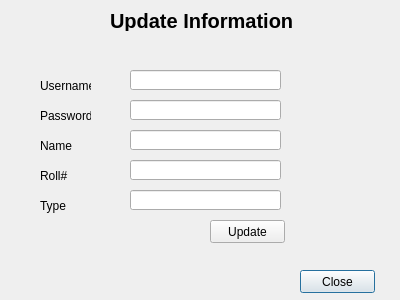
<?xml version="1.0" encoding="UTF-8"?>
<ui version="4.0">
 <class>u_info</class>
 <widget class="QDialog" name="u_info">
  <property name="geometry">
   <rect>
    <x>0</x>
    <y>0</y>
    <width>400</width>
    <height>300</height>
   </rect>
  </property>
  <property name="windowTitle">
   <string>Dialog</string>
  </property>
  <widget class="QPushButton" name="clear">
   <property name="geometry">
    <rect>
     <x>300</x>
     <y>270</y>
     <width>75</width>
     <height>23</height>
    </rect>
   </property>
   <property name="text">
    <string>Close</string>
   </property>
  </widget>
  <widget class="QLineEdit" name="lineEdit">
   <property name="geometry">
    <rect>
     <x>130</x>
     <y>70</y>
     <width>151</width>
     <height>20</height>
    </rect>
   </property>
  </widget>
  <widget class="QLineEdit" name="lineEdit_4">
   <property name="geometry">
    <rect>
     <x>130</x>
     <y>160</y>
     <width>151</width>
     <height>20</height>
    </rect>
   </property>
  </widget>
  <widget class="QLineEdit" name="lineEdit_5">
   <property name="geometry">
    <rect>
     <x>130</x>
     <y>190</y>
     <width>151</width>
     <height>20</height>
    </rect>
   </property>
  </widget>
  <widget class="QLabel" name="label_6">
   <property name="geometry">
    <rect>
     <x>40</x>
     <y>196</y>
     <width>61</width>
     <height>20</height>
    </rect>
   </property>
   <property name="text">
    <string>Type</string>
   </property>
  </widget>
  <widget class="QLabel" name="label_3">
   <property name="geometry">
    <rect>
     <x>40</x>
     <y>106</y>
     <width>51</width>
     <height>20</height>
    </rect>
   </property>
   <property name="text">
    <string>Password</string>
   </property>
  </widget>
  <widget class="QLabel" name="label_2">
   <property name="geometry">
    <rect>
     <x>40</x>
     <y>76</y>
     <width>51</width>
     <height>20</height>
    </rect>
   </property>
   <property name="text">
    <string>Username</string>
   </property>
  </widget>
  <widget class="QPushButton" name="update">
   <property name="geometry">
    <rect>
     <x>210</x>
     <y>220</y>
     <width>75</width>
     <height>23</height>
    </rect>
   </property>
   <property name="text">
    <string>Update</string>
   </property>
  </widget>
  <widget class="QLineEdit" name="lineEdit_2">
   <property name="geometry">
    <rect>
     <x>130</x>
     <y>100</y>
     <width>151</width>
     <height>20</height>
    </rect>
   </property>
  </widget>
  <widget class="QLabel" name="label_4">
   <property name="geometry">
    <rect>
     <x>40</x>
     <y>136</y>
     <width>61</width>
     <height>20</height>
    </rect>
   </property>
   <property name="text">
    <string>Name</string>
   </property>
  </widget>
  <widget class="QLineEdit" name="lineEdit_3">
   <property name="geometry">
    <rect>
     <x>130</x>
     <y>130</y>
     <width>151</width>
     <height>20</height>
    </rect>
   </property>
  </widget>
  <widget class="QLabel" name="label_5">
   <property name="geometry">
    <rect>
     <x>40</x>
     <y>166</y>
     <width>51</width>
     <height>20</height>
    </rect>
   </property>
   <property name="text">
    <string>Roll#</string>
   </property>
  </widget>
  <widget class="QLabel" name="label">
   <property name="geometry">
    <rect>
     <x>110</x>
     <y>10</y>
     <width>231</width>
     <height>21</height>
    </rect>
   </property>
   <property name="font">
    <font>
     <pointsize>15</pointsize>
     <weight>75</weight>
     <bold>true</bold>
    </font>
   </property>
   <property name="text">
    <string>Update Information</string>
   </property>
  </widget>
 </widget>
 <resources/>
 <connections/>
</ui>
